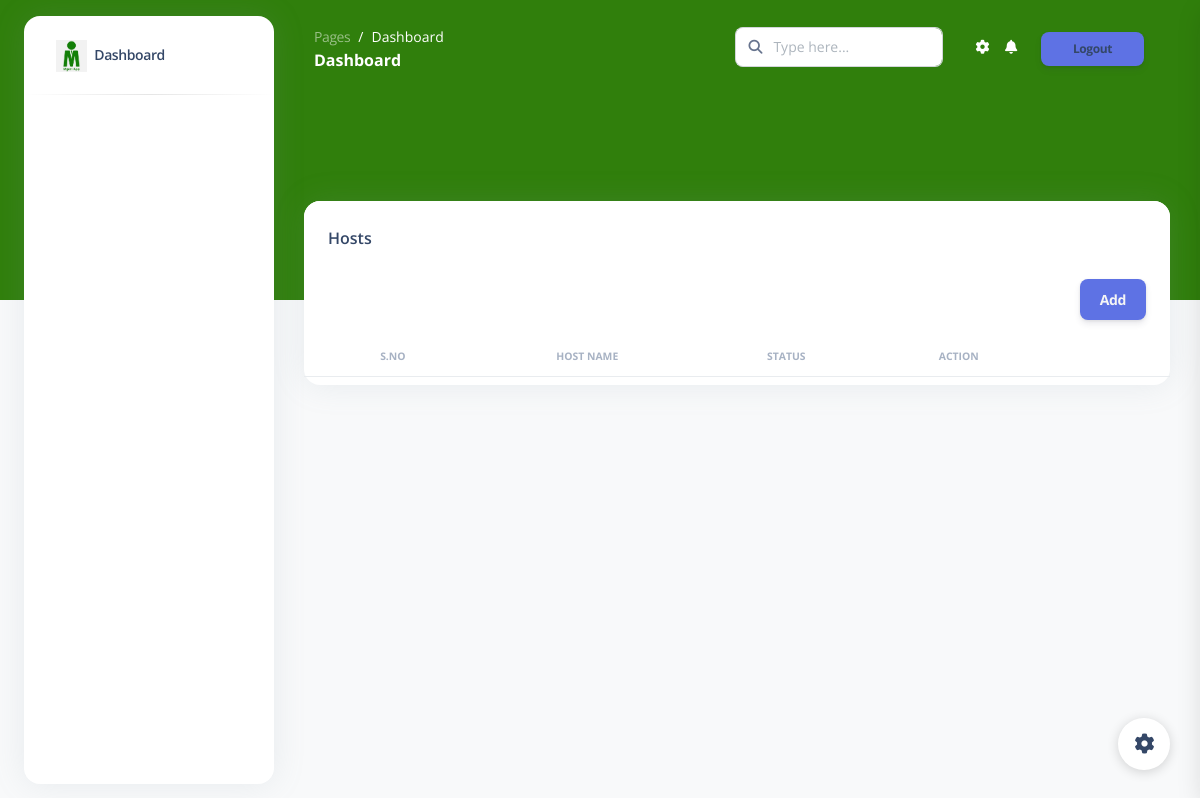
The page /host on the database as committed earlier.
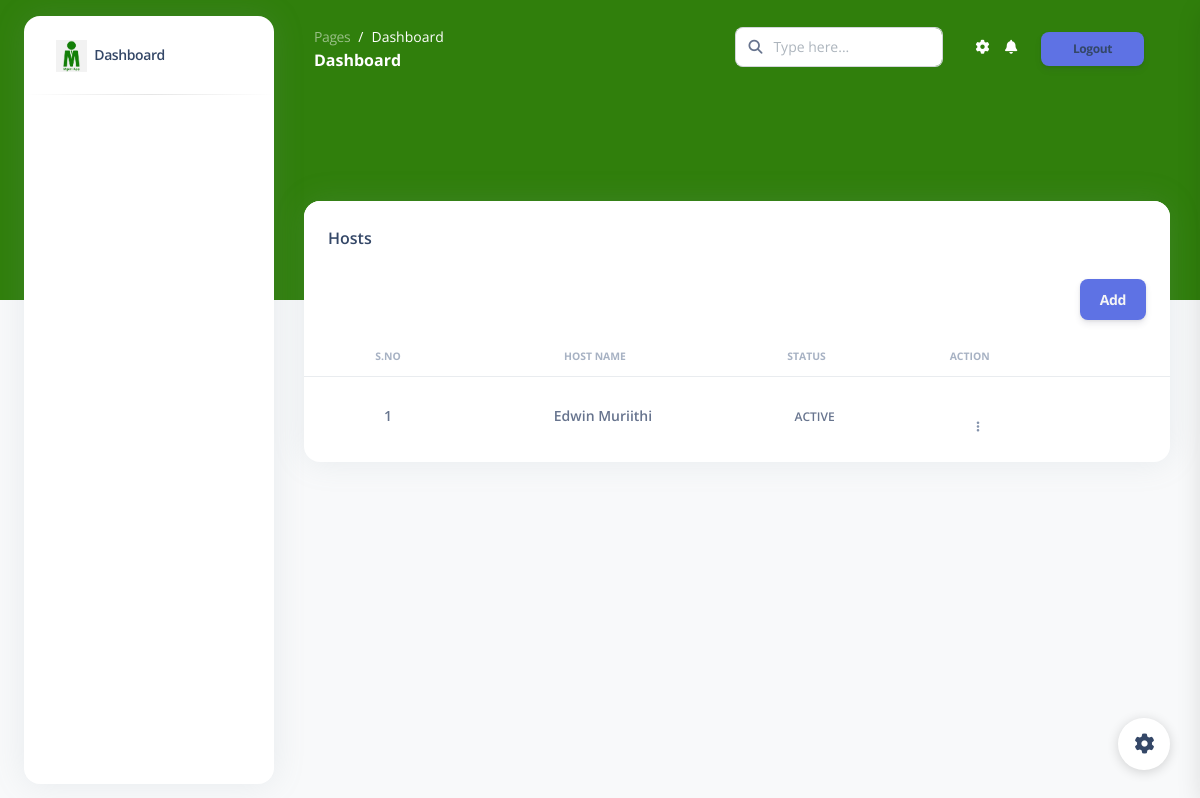
The same page on the database as committed later.
### subapp/models.py (models this page shows, shortened)
class Host(models.Model):
    user_id=models.ForeignKey(User,on_delete=models.CASCADE, null=True)
    name=models.CharField(max_length=100,blank=True,null=True)
    status=models.CharField(max_length=100)
    created_at = models.DateTimeField(auto_now_add=True)

### subapp/views.py (the view, shortened to what this page needs)
# urls.py: path('host', views.HostView.as_view(),name='host_api'),
@user_passes_test(check_role_is_organisationadmin_and_localadmin)
def host(request):
    records = Host.objects.all()
    form = HostForm(initial={"user_id": request.user.id})
    context = {"form": form, "records": records, "host": "active"}
    return render(request, "mgeni/host.html", context)

### subapp/forms.py
class HostForm(forms.ModelForm):
    class Meta:
        model = Host
        fields = '__all__'
        widgets={
            'user_id':forms.TextInput(attrs={'hidden':'hidden'}),
        }
    def __init__(self, *args, **kwargs):
        super(HostForm, self).__init__(*args, **kwargs)
        for visible in self.visible_fields():
            visible.field.widget.attrs['class'] = 'form-control'

### subapp/check_user_role.py (called while the page is built)
def check_role_is_organisationadmin_and_localadmin(user):
    print(user)
    if user.is_authenticated and user.role.role_name == "OrganisationAdmin" or user.is_authenticated and user.role.role_name == "LocalAdmin":
        return True
    else:
        return redirect('/login')

### subapp/templates/mgeni/host.html (shortened to what this page needs)
{% extends 'base.html' %}
{% block body_block %}
{% load static %}
<br><br><br>
<div class="row" style="padding: 30px;">
    <div class="col-12">
      <div class="card mb-4">
        <div class="card-header pb-0">
          <h6>Hosts</h6>
          <button style="float: right;" type="button" class="btn btn-primary" data-bs-toggle="modal" data-bs-target="#exampleModal">
            Add
          </button>
        </div>
        <div class="card-body px-0 pt-0 pb-2">
          <div class="table-responsive p-0">
            <table class="table align-items-center justify-content-center mb-0">
              <thead>
                <tr>
                  <th class="text-uppercase text-secondary text-xxs font-weight-bolder opacity-7">S.no</th>
                  <th class="text-uppercase text-secondary text-xxs font-weight-bolder opacity-7 ps-2">Host Name</th>
                  <th class="text-uppercase text-secondary text-xxs font-weight-bolder opacity-7 ps-2">Status</th>
                  <th class="text-uppercase text-secondary text-xxs font-weight-bolder text-center opacity-7 ps-2">Action</th>
                  <th></th>
                </tr>
              </thead>
              <tbody>
                {% for data in records %}
                <tr>
                    <td>
                        <p class="text-sm font-weight-bold mb-0">{{forloop.counter}}</p>
                      </td>
                  <td>
                    <p class="text-sm font-weight-bold mb-0">{{data.name}}</p>
                  </td>
                  <td>
                    <span class="text-xs font-weight-bold">{{data.status}}</span>
                  </td>
                  <td >
                    <button class="btn btn-link text-secondary mb-0">
                      <i class="fa fa-ellipsis-v text-xs"></i>
                    </button>
                  </td>
                </tr>
                {% endfor %}
              </tbody>
            </table>
          </div>
        </div>
      </div>
    </div>
  </div>
{% endblock %}

Rows that differ between the two databases and show on the page:
added Host: name "Edwin Muriithi", status "ACTIVE"
